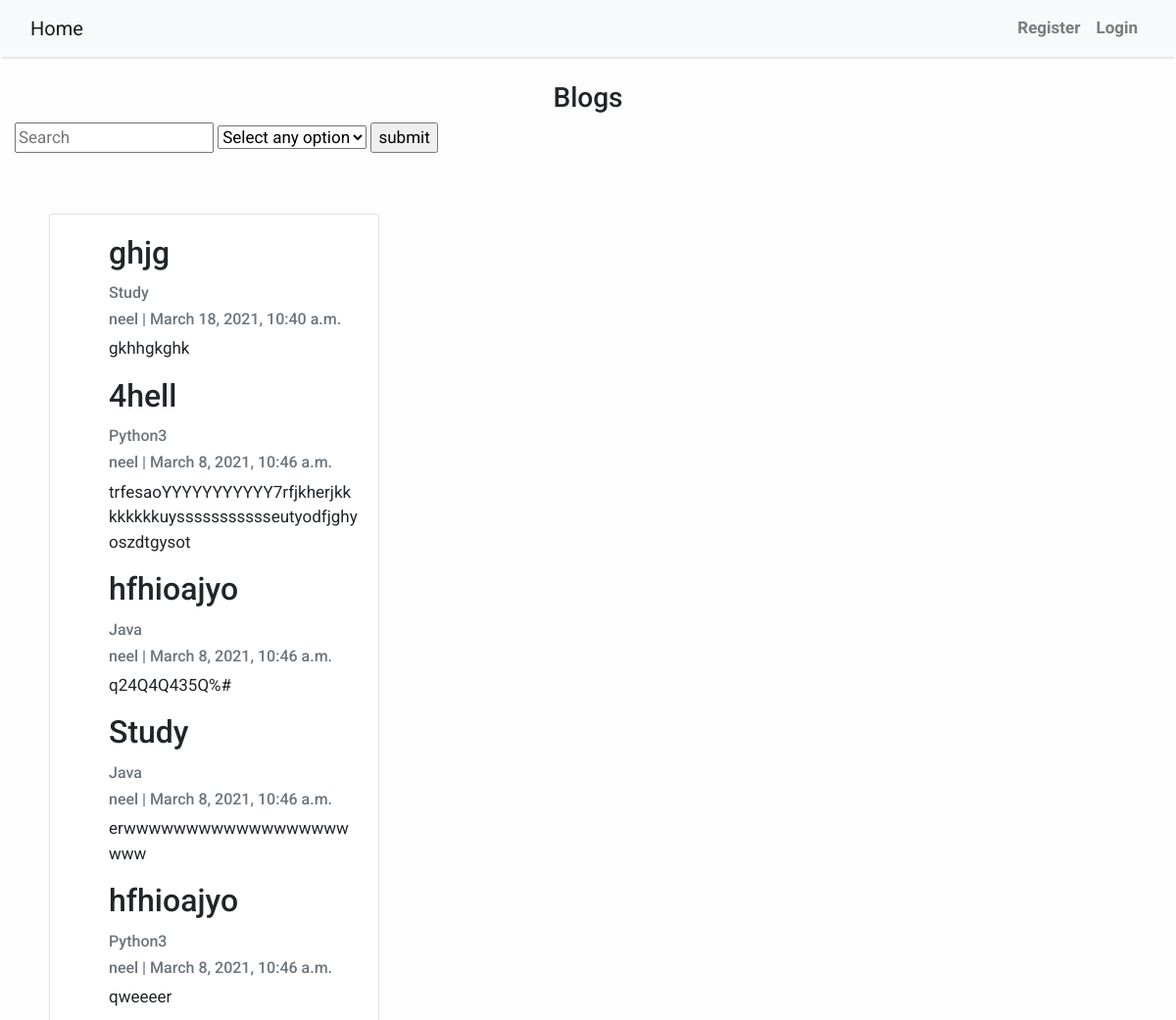
/ajax_category/ (upper part), run on an earlier commit of the app's database.
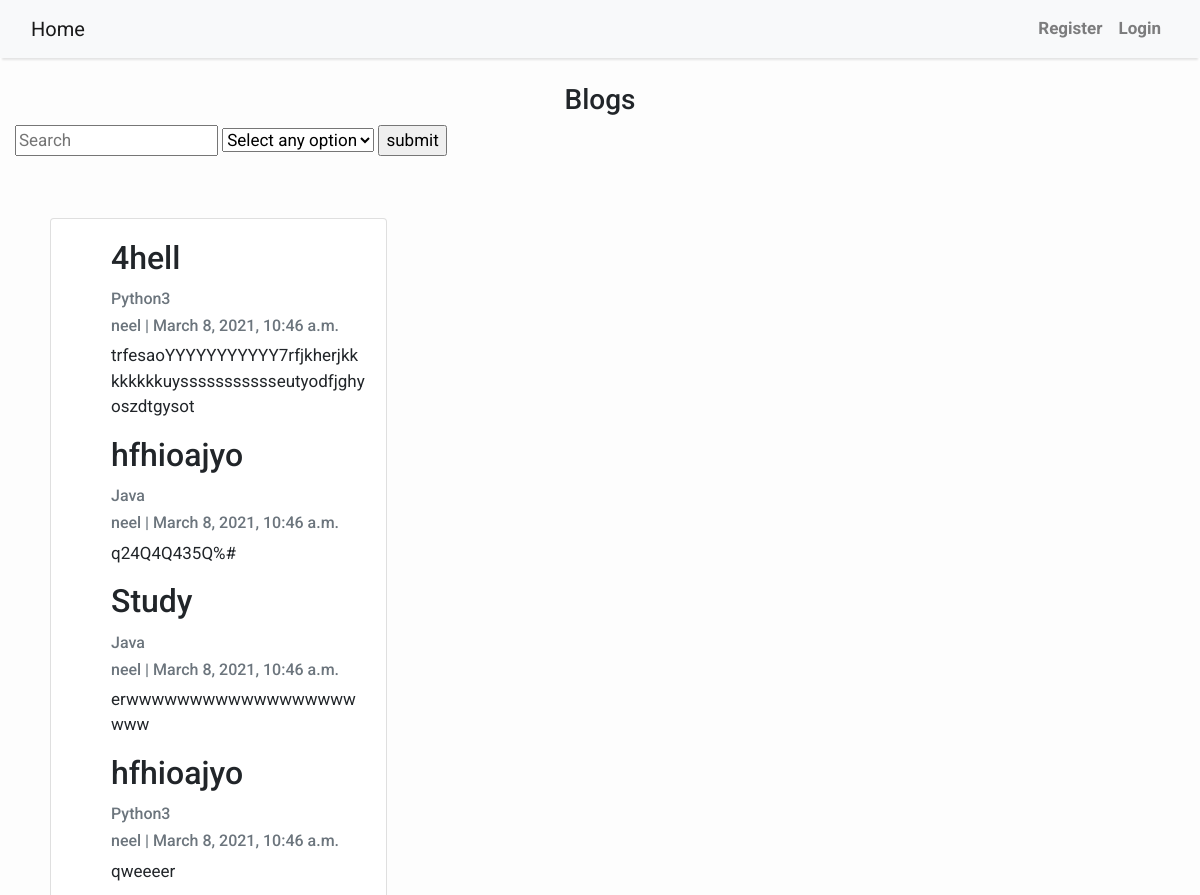
And on a later commit of the database.
### blog/models.py (models this page shows, shortened)
class Post(models.Model):
    title = models.CharField('title for post', max_length=200)
    author = models.ForeignKey(
        User, on_delete=models.CASCADE, related_name='blog_posts')
    updated_on = models.DateTimeField(auto_now=True)
    content = models.TextField()
    category = models.ForeignKey(
        Category, verbose_name="Category", on_delete=models.CASCADE, blank=True, null=True)
    created_on = models.DateTimeField(
        editable=True, auto_now_add=False, default=django.utils.timezone.now)
    slug = models.CharField(max_length=200, unique=True)
    class Meta:
        ordering = ['-created_on']

class Category(models.Model):
    title = models.CharField(max_length=255, unique=True,
                             verbose_name="Title for category")
    class Meta:
        verbose_name = "Category"
        verbose_name_plural = "Categories"
    def __str__(self):
        return self.title

### blog/views.py (the view, shortened to what this page needs)
# urls.py: path(r'ajax_category/', views.ajax_category, name='ajax_category'),
def ajax_category(request):
    ctx = {}
    category = Category.objects.all()
    ctx['category'] = category
    url_parameter = request.GET.get("q")
    url_parameter1 = request.GET.get("category")
    if url_parameter and url_parameter1:
        ajax_category = Post.objects.filter(
            Q(category__title__icontains=url_parameter1))
        ajax_search = Post.objects.filter(
            Q(title__icontains=url_parameter) | Q(content__icontains=url_parameter))
        ajax_blogs = ajax_search & ajax_category
    elif url_parameter:
        ajax_blogs = Post.objects.filter(
            Q(title__icontains=url_parameter) | Q(content__icontains=url_parameter))
    elif url_parameter1:
        ajax_blogs = Post.objects.filter(
            Q(category__title__icontains=url_parameter1))
    else:
        ajax_blogs = Post.objects.all()
    ctx['ajax_blogs'] = ajax_blogs
    return render(request, "blog/ajax_search1.html", context=ctx)

### blog/templates/blog/ajax_search1.html (shortened to what this page needs)
{% extends 'blog/base.html' %}
{% load static %}
{% block content %}<br>
<center><h3>Blogs</h3></center>
<div class="col-6 align-left">
  <form method="get" enctype="multipart/form-data">
    <input type="text" id="user-input" placeholder="Search">
    <select name="category" id="category">
      <option value="" selected >Select any option </option>
  </select>
    <input type="button" id='submit' value="submit" name="Submit">
    </form>
</div><br>
      <div class="card-body">
  <div id="replaceable-content" class="col-6">
    <div class="container">
      <div class="row">
          <div class="col-md-8 mt-3 left">
            <div class="card mb-4">
              <div class="card-body">
    {% include 'blog/ajax-blogs-data1.html' %}
  </div>
</div>
</div>
</div>
</div>
  </div><br>
</div></div>
{% endblock content %}

### blog/templates/blog/ajax-blogs-data1.html
{% if ajax_blogs %}
  <ul>
  {% for post in ajax_blogs %}
        <h2 class="card-title">{{ post.title }}</h2>
        <p class="card-text text-muted h6">{{ post.category }}</p>
        <p class="card-text text-muted h6">{{ post.author }} | {{ post.created_on}} </p>
        <p class="card-text">{{post.content|slice:":200" }}</p>
  {% endfor %}
  </ul>
{% else %}
  <p>No artists found.</p>
{% endif %}

What changed in the data, as far as the page shows it:
removed Post: title "ghjg", category "Study", author "neel", created_on "March 18, 2021, 10:40 a.m.", content "gkhhgkghk"
